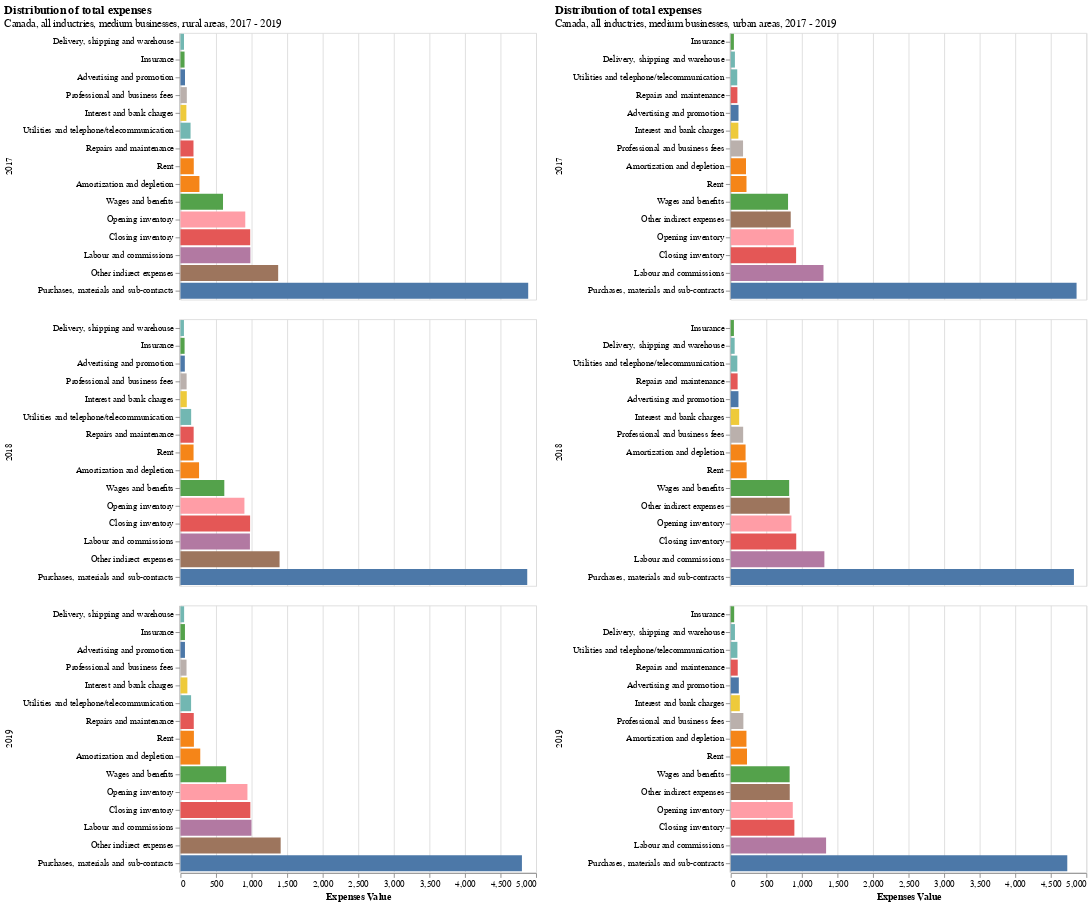

The code cell stored with this chart in its notebook:
### Code cell
chart13 | chart14

### Figure 1 — Vega-Lite specification as saved in the notebook (floating-point values rounded to 4 significant figures)
{"config": {"view": {"continuousWidth": 400, "continuousHeight": 300}}, "hconcat": [{"data": {"name": "data-d8c430164155275c68142a674ad5737f"}, "mark": "bar", "encoding": {"color": {"field": "type", "legend": null, "type": "nominal"}, "row": {"field": "Reference year", "title": "", "type": "quantitative"}, "x": {"field": "value", "title": "Expenses Value", "type": "quantitative"}, "y": {"field": "type", "sort": "x", "title": "", "type": "nominal"}}, "height": 300, "title": {"text": "Distribution of total expenses", "subtitle": "Canada, all inductries, medium businesses, rural areas, 2017 - 2019"}, "width": 400}, {"data": {"name": "data-42cfe3ff427835ce03ba2d7047aafcbe"}, "mark": "bar", "encoding": {"color": {"field": "type", "legend": null, "type": "nominal"}, "row": {"field": "Reference year", "title": "", "type": "quantitative"}, "x": {"field": "value", "title": "Expenses Value", "type": "quantitative"}, "y": {"field": "type", "sort": "x", "title": "", "type": "nominal"}}, "height": 300, "title": {"text": "Distribution of total expenses", "subtitle": "Canada, all inductries, medium businesses, urban areas, 2017 - 2019"}, "width": 400}], "$schema": "https://vega.github.io/schema/vega-lite/v4.17.0.json", "datasets": {"data-d8c430164155275c68142a674ad5737f": [{"Reference year": 2017.0, "Location indicator": "Rural", "type": "Wages and benefits", "value": 598.2}, {"Reference year": 2018.0, "Location indicator": "Rural", "type": "Wages and benefits", "value": 616.4}, {"Reference year": 2019.0, "Location indicator": "Rural", "type": "Wages and benefits", "value": 642.3}, {"Reference year": 2017.0, "Location indicator": "Rural", "type": "Purchases, materials and sub-contracts", "value": 4890.0}, {"Reference year": 2018.0, "Location indicator": "Rural", "type": "Purchases, materials and sub-contracts", "value": 4876.0}, {"Reference year": 2019.0, "Location indicator": "Rural", "type": "Purchases, materials and sub-contracts", "value": 4801.0}, {"Reference year": 2017.0, "Location indicator": "Rural", "type": "Opening inventory", "value": 911.2}, {"Reference year": 2018.0, "Location indicator": "Rural", "type": "Opening inventory", "value": 899.3}, {"Reference year": 2019.0, "Location indicator": "Rural", "type": "Opening inventory", "value": 941.6}, {"Reference year": 2017.0, "Location indicator": "Rural", "type": "Closing inventory", "value": 980.4}, {"Reference year": 2018.0, "Location indicator": "Rural", "type": "Closing inventory", "value": 979.2}, {"Reference year": 2019.0, "Location indicator": "Rural", "type": "Closing inventory", "value": 982.6}, {"Reference year": 2017.0, "Location indicator": "Rural", "type": "Labour and commissions", "value": 983.0}, {"Reference year": 2018.0, "Location indicator": "Rural", "type": "Labour and commissions", "value": 976.7}, {"Reference year": 2019.0, "Location indicator": "Rural", "type": "Labour and commissions", "value": 998.4}, {"Reference year": 2017.0, "Location indicator": "Rural", "type": "Amortization and depletion", "value": 266.6}, {"Reference year": 2018.0, "Location indicator": "Rural", "type": "Amortization and depletion", "value": 261.5}, {"Reference year": 2019.0, "Location indicator": "Rural", "type": "Amortization and depletion", "value": 278.3}, {"Reference year": 2017.0, "Location indicator": "Rural", "type": "Repairs and maintenance", "value": 183.1}, {"Reference year": 2018.0, "Location indicator": "Rural", "type": "Repairs and maintenance", "value": 185.4}, {"Reference year": 2019.0, "Location indicator": "Rural", "type": "Repairs and maintenance", "value": 187.0}, {"Reference year": 2017.0, "Location indicator": "Rural", "type": "Utilities and telephone/telecommunication", "value": 142.0}, {"Reference year": 2018.0, "Location indicator": "Rural", "type": "Utilities and telephone/telecommunication", "value": 150.3}, {"Reference year": 2019.0, "Location indicator": "Rural", "type": "Utilities and telephone/telecommunication", "value": 149.4}, {"Reference year": 2017.0, "Location indicator": "Rural", "type": "Rent", "value": 187.0}, {"Reference year": 2018.0, "Location indicator": "Rural", "type": "Rent", "value": 184.1}, {"Reference year": 2019.0, "Location indicator": "Rural", "type": "Rent", "value": 188.9}, {"Reference year": 2017.0, "Location indicator": "Rural", "type": "Interest and bank charges", "value": 83.0}, {"Reference year": 2018.0, "Location indicator": "Rural", "type": "Interest and bank charges", "value": 88.9}, {"Reference year": 2019.0, "Location indicator": "Rural", "type": "Interest and bank charges", "value": 97.2}, {"Reference year": 2017.0, "Location indicator": "Rural", "type": "Professional and business fees", "value": 89.3}, {"Reference year": 2018.0, "Location indicator": "Rural", "type": "Professional and business fees", "value": 86.4}, {"Reference year": 2019.0, "Location indicator": "Rural", "type": "Professional and business fees", "value": 85.2}, {"Reference year": 2017.0, "Location indicator": "Rural", "type": "Advertising and promotion", "value": 63.7}, {"Reference year": 2018.0, "Location indicator": "Rural", "type": "Advertising and promotion", "value": 61.3}, {"Reference year": 2019.0, "Location indicator": "Rural", "type": "Advertising and promotion", "value": 63.2}, {"Reference year": 2017.0, "Location indicator": "Rural", "type": "Delivery, shipping and warehouse", "value": 49.4}, {"Reference year": 2018.0, "Location indicator": "Rural", "type": "Delivery, shipping and warehouse", "value": 48.9}, {"Reference year": 2019.0, "Location indicator": "Rural", "type": "Delivery, shipping and warehouse", "value": 51.4}, {"Reference year": 2017.0, "Location indicator": "Rural", "type": "Insurance", "value": 57.3}, {"Reference year": 2018.0, "Location indicator": "Rural", "type": "Insurance", "value": 58.0}, {"Reference year": 2019.0, "Location indicator": "Rural", "type": "Insurance", "value": 63.1}, {"Reference year": 2017.0, "Location indicator": "Rural", "type": "Other indirect expenses", "value": 1374.0}, {"Reference year": 2018.0, "Location indicator": "Rural", "type": "Other indirect expenses", "value": 1394.0}, {"Reference year": 2019.0, "Location indicator": "Rural", "type": "Other indirect expenses", "value": 1409.0}], "data-42cfe3ff427835ce03ba2d7047aafcbe": [{"Reference year": 2017.0, "Location indicator": "Urban", "type": "Wages and benefits", "value": 805.5}, {"Reference year": 2018.0, "Location indicator": "Urban", "type": "Wages and benefits", "value": 821.2}, {"Reference year": 2019.0, "Location indicator": "Urban", "type": "Wages and benefits", "value": 827.9}, {"Reference year": 2017.0, "Location indicator": "Urban", "type": "Purchases, materials and sub-contracts", "value": 4862.0}, {"Reference year": 2018.0, "Location indicator": "Urban", "type": "Purchases, materials and sub-contracts", "value": 4825.0}, {"Reference year": 2019.0, "Location indicator": "Urban", "type": "Purchases, materials and sub-contracts", "value": 4732.0}, {"Reference year": 2017.0, "Location indicator": "Urban", "type": "Opening inventory", "value": 886.3}, {"Reference year": 2018.0, "Location indicator": "Urban", "type": "Opening inventory", "value": 853.0}, {"Reference year": 2019.0, "Location indicator": "Urban", "type": "Opening inventory", "value": 872.2}, {"Reference year": 2017.0, "Location indicator": "Urban", "type": "Closing inventory", "value": 918.9}, {"Reference year": 2018.0, "Location indicator": "Urban", "type": "Closing inventory", "value": 920.7}, {"Reference year": 2019.0, "Location indicator": "Urban", "type": "Closing inventory", "value": 894.4}, {"Reference year": 2017.0, "Location indicator": "Urban", "type": "Labour and commissions", "value": 1304.0}, {"Reference year": 2018.0, "Location indicator": "Urban", "type": "Labour and commissions", "value": 1316.0}, {"Reference year": 2019.0, "Location indicator": "Urban", "type": "Labour and commissions", "value": 1340.0}, {"Reference year": 2017.0, "Location indicator": "Urban", "type": "Amortization and depletion", "value": 214.4}, {"Reference year": 2018.0, "Location indicator": "Urban", "type": "Amortization and depletion", "value": 208.4}, {"Reference year": 2019.0, "Location indicator": "Urban", "type": "Amortization and depletion", "value": 220.6}, {"Reference year": 2017.0, "Location indicator": "Urban", "type": "Repairs and maintenance", "value": 93.3}, {"Reference year": 2018.0, "Location indicator": "Urban", "type": "Repairs and maintenance", "value": 96.4}, {"Reference year": 2019.0, "Location indicator": "Urban", "type": "Repairs and maintenance", "value": 98.1}, {"Reference year": 2017.0, "Location indicator": "Urban", "type": "Utilities and telephone/telecommunication", "value": 91.2}, {"Reference year": 2018.0, "Location indicator": "Urban", "type": "Utilities and telephone/telecommunication", "value": 92.3}, {"Reference year": 2019.0, "Location indicator": "Urban", "type": "Utilities and telephone/telecommunication", "value": 93.4}, {"Reference year": 2017.0, "Location indicator": "Urban", "type": "Rent", "value": 221.1}, {"Reference year": 2018.0, "Location indicator": "Urban", "type": "Rent", "value": 223.5}, {"Reference year": 2019.0, "Location indicator": "Urban", "type": "Rent", "value": 228.0}, {"Reference year": 2017.0, "Location indicator": "Urban", "type": "Interest and bank charges", "value": 106.8}, {"Reference year": 2018.0, "Location indicator": "Urban", "type": "Interest and bank charges", "value": 118.5}, {"Reference year": 2019.0, "Location indicator": "Urban", "type": "Interest and bank charges", "value": 127.6}, {"Reference year": 2017.0, "Location indicator": "Urban", "type": "Professional and business fees", "value": 172.9}, {"Reference year": 2018.0, "Location indicator": "Urban", "type": "Professional and business fees", "value": 174.5}, {"Reference year": 2019.0, "Location indicator": "Urban", "type": "Professional and business fees", "value": 177.4}, {"Reference year": 2017.0, "Location indicator": "Urban", "type": "Advertising and promotion", "value": 109.2}, {"Reference year": 2018.0, "Location indicator": "Urban", "type": "Advertising and promotion", "value": 108.2}, {"Reference year": 2019.0, "Location indicator": "Urban", "type": "Advertising and promotion", "value": 113.2}, {"Reference year": 2017.0, "Location indicator": "Urban", "type": "Delivery, shipping and warehouse", "value": 58.4}, {"Reference year": 2018.0, "Location indicator": "Urban", "type": "Delivery, shipping and warehouse", "value": 54.8}, {"Reference year": 2019.0, "Location indicator": "Urban", "type": "Delivery, shipping and warehouse", "value": 59.0}, {"Reference year": 2017.0, "Location indicator": "Urban", "type": "Insurance", "value": 44.2}, {"Reference year": 2018.0, "Location indicator": "Urban", "type": "Insurance", "value": 44.3}, {"Reference year": 2019.0, "Location indicator": "Urban", "type": "Insurance", "value": 48.2}, {"Reference year": 2017.0, "Location indicator": "Urban", "type": "Other indirect expenses", "value": 843.2}, {"Reference year": 2018.0, "Location indicator": "Urban", "type": "Other indirect expenses", "value": 828.5}, {"Reference year": 2019.0, "Location indicator": "Urban", "type": "Other indirect expenses", "value": 829.4}]}}
